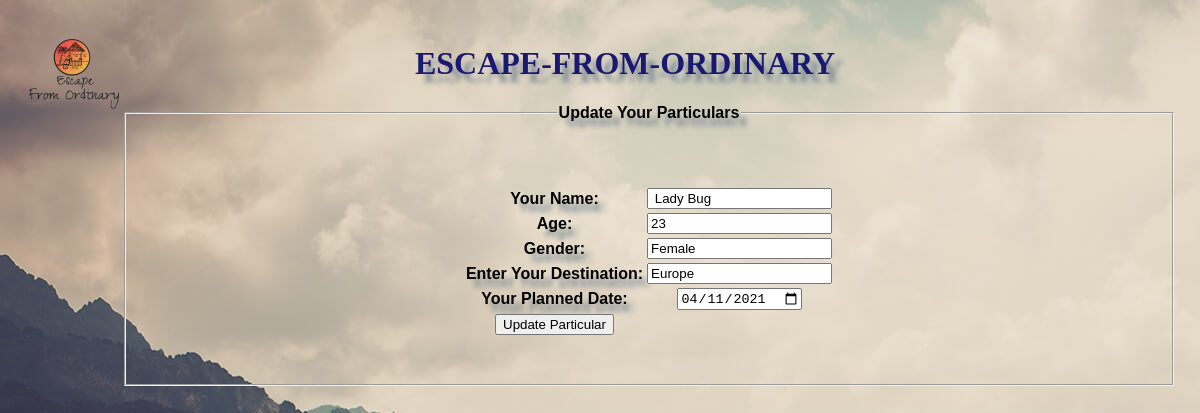
The app's page /edit_data.php?bookingid=1151 (signed in) with its own data.
### tables this page shows
CREATE TABLE `registration` (
  `bookingid` int(5) NOT NULL,
  `name` varchar(20) NOT NULL,
  `age` int(5) NOT NULL,
  `gender` varchar(10) NOT NULL,
  `email` varchar(20) NOT NULL,
  `destination` varchar(30) NOT NULL,
  `date` varchar(20) NOT NULL
);

### edit_data.php (the view, shortened to what this page needs)
<?php
    include "db_include.php";
    include "header.php";
    $bookingid = $_GET["bookingid"];
    $name = "";
    $age = "";
    $gender =  "";
    $destination = "";
    $date = "";
    $sql = "SELECT  name, age, gender, destination, date FROM registration WHERE bookingid= " . $bookingid;
    $resultset = $conn->query($sql);
    if($resultset->num_rows==1){
        if($row = $resultset->fetch_assoc()){
            $name = $row["name"];
            $age = $row["age"];
            $gender = $row["gender"];
            $destination = $row["destination"];
            $date = $row["date"];
        }
    }
?>
<!DOCTYPE html>
<html lang="en">
<head>
</head>
<body style="background: url('img/Wallpaper-3.jpg');">
    <div>
        <form action="edit_action.php" method="post">
        <fieldset>
                    <legend>Update Your Particulars</legend>
                    <table>
                        <tr><td>Your Name:</td><td><input type="text" name="name" id="name" value="<?php echo $name ?> "></td></tr>
                        <tr><td>Age:</td><td><input type="number" name="age" id="age" value="<?php echo $age ?>"></td></tr>
                        <tr><td>Gender:</td><br><td><input type="text" name="gender" id="gender" value="<?php echo $gender ?> "></td>
                        <tr><td>Enter Your Destination:</td><td><input type="text" name="destination" id="destination" value="<?php echo $destination ?>"></td></tr>
                        <tr><td>Your Planned Date: </td>
                        <td><input type=date name="date" value="<?php echo $date ?>"></td>
                        <tr><td>
                        <input type=submit value="Update Particular">
                        </td></tr>
                    </table>
                <br><br>
        </form>
    </div>
</body>
</html>

### style_header.css (style rules this page uses)
body { text-align : center; padding : 1em; clear : left; font-family:'Tangerine', sans-serif; font-weight: 800; text-shadow: 8px 8px 5px #808B96; background-size: auto; background-attachment: fixed; }

### edit_data.php (style rules this page uses)
table { text-align: center; margin:auto; margin-top: 40px; }

### records on screen
registration: name "Lady Bug", age "23", gender "Female", destination "Europe", date "04/11/2021"
